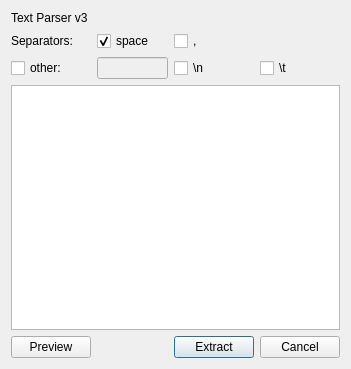
<?xml version="1.0" encoding="UTF-8"?>
<ui version="4.0">
 <class>TextParser</class>
 <widget class="QDialog" name="TextParser">
  <property name="geometry">
   <rect>
    <x>0</x>
    <y>0</y>
    <width>351</width>
    <height>369</height>
   </rect>
  </property>
  <property name="windowTitle">
   <string>Text Parser</string>
  </property>
  <layout class="QGridLayout" name="gridLayout">
   <item row="5" column="2">
    <widget class="QPushButton" name="cancel_btn">
     <property name="text">
      <string>Extract</string>
     </property>
    </widget>
   </item>
   <item row="5" column="3">
    <widget class="QPushButton" name="extract_btn">
     <property name="text">
      <string>Cancel</string>
     </property>
    </widget>
   </item>
   <item row="0" column="0" colspan="4">
    <widget class="QLabel" name="_information">
     <property name="text">
      <string>Text Parser v3</string>
     </property>
    </widget>
   </item>
   <item row="4" column="0" colspan="4">
    <widget class="QPlainTextEdit" name="source"/>
   </item>
   <item row="5" column="1">
    <spacer name="horizontalSpacer">
     <property name="orientation">
      <enum>Qt::Horizontal</enum>
     </property>
     <property name="sizeHint" stdset="0">
      <size>
       <width>40</width>
       <height>20</height>
      </size>
     </property>
    </spacer>
   </item>
   <item row="5" column="0">
    <widget class="QPushButton" name="preview_btn">
     <property name="text">
      <string>Preview</string>
     </property>
    </widget>
   </item>
   <item row="1" column="0">
    <widget class="QLabel" name="separator_lbl">
     <property name="text">
      <string>Separators:</string>
     </property>
    </widget>
   </item>
   <item row="3" column="3">
    <widget class="QCheckBox" name="sep_tab">
     <property name="text">
      <string>\t</string>
     </property>
    </widget>
   </item>
   <item row="3" column="0">
    <widget class="QCheckBox" name="sep_other_btn">
     <property name="text">
      <string>other:</string>
     </property>
    </widget>
   </item>
   <item row="3" column="1">
    <widget class="QLineEdit" name="sep_other">
     <property name="enabled">
      <bool>false</bool>
     </property>
    </widget>
   </item>
   <item row="3" column="2">
    <widget class="QCheckBox" name="sep_line">
     <property name="text">
      <string>\n</string>
     </property>
    </widget>
   </item>
   <item row="1" column="1">
    <widget class="QCheckBox" name="sep_space">
     <property name="text">
      <string>space</string>
     </property>
     <property name="checked">
      <bool>true</bool>
     </property>
    </widget>
   </item>
   <item row="1" column="2">
    <widget class="QCheckBox" name="sep_coma">
     <property name="text">
      <string>,</string>
     </property>
    </widget>
   </item>
  </layout>
 </widget>
 <tabstops>
  <tabstop>source</tabstop>
  <tabstop>preview_btn</tabstop>
  <tabstop>cancel_btn</tabstop>
  <tabstop>extract_btn</tabstop>
 </tabstops>
 <resources/>
 <connections>
  <connection>
   <sender>extract_btn</sender>
   <signal>clicked()</signal>
   <receiver>TextParser</receiver>
   <slot>reject()</slot>
   <hints>
    <hint type="sourcelabel">
     <x>282</x>
     <y>344</y>
    </hint>
    <hint type="destinationlabel">
     <x>338</x>
     <y>338</y>
    </hint>
   </hints>
  </connection>
  <connection>
   <sender>cancel_btn</sender>
   <signal>clicked()</signal>
   <receiver>TextParser</receiver>
   <slot>extract()</slot>
   <hints>
    <hint type="sourcelabel">
     <x>220</x>
     <y>354</y>
    </hint>
    <hint type="destinationlabel">
     <x>153</x>
     <y>348</y>
    </hint>
   </hints>
  </connection>
  <connection>
   <sender>preview_btn</sender>
   <signal>clicked()</signal>
   <receiver>TextParser</receiver>
   <slot>preview()</slot>
   <hints>
    <hint type="sourcelabel">
     <x>42</x>
     <y>345</y>
    </hint>
    <hint type="destinationlabel">
     <x>95</x>
     <y>347</y>
    </hint>
   </hints>
  </connection>
  <connection>
   <sender>sep_other_btn</sender>
   <signal>toggled(bool)</signal>
   <receiver>sep_other</receiver>
   <slot>setEnabled(bool)</slot>
   <hints>
    <hint type="sourcelabel">
     <x>44</x>
     <y>79</y>
    </hint>
    <hint type="destinationlabel">
     <x>116</x>
     <y>79</y>
    </hint>
   </hints>
  </connection>
 </connections>
 <slots>
  <slot>extract()</slot>
  <slot>preview()</slot>
 </slots>
</ui>
